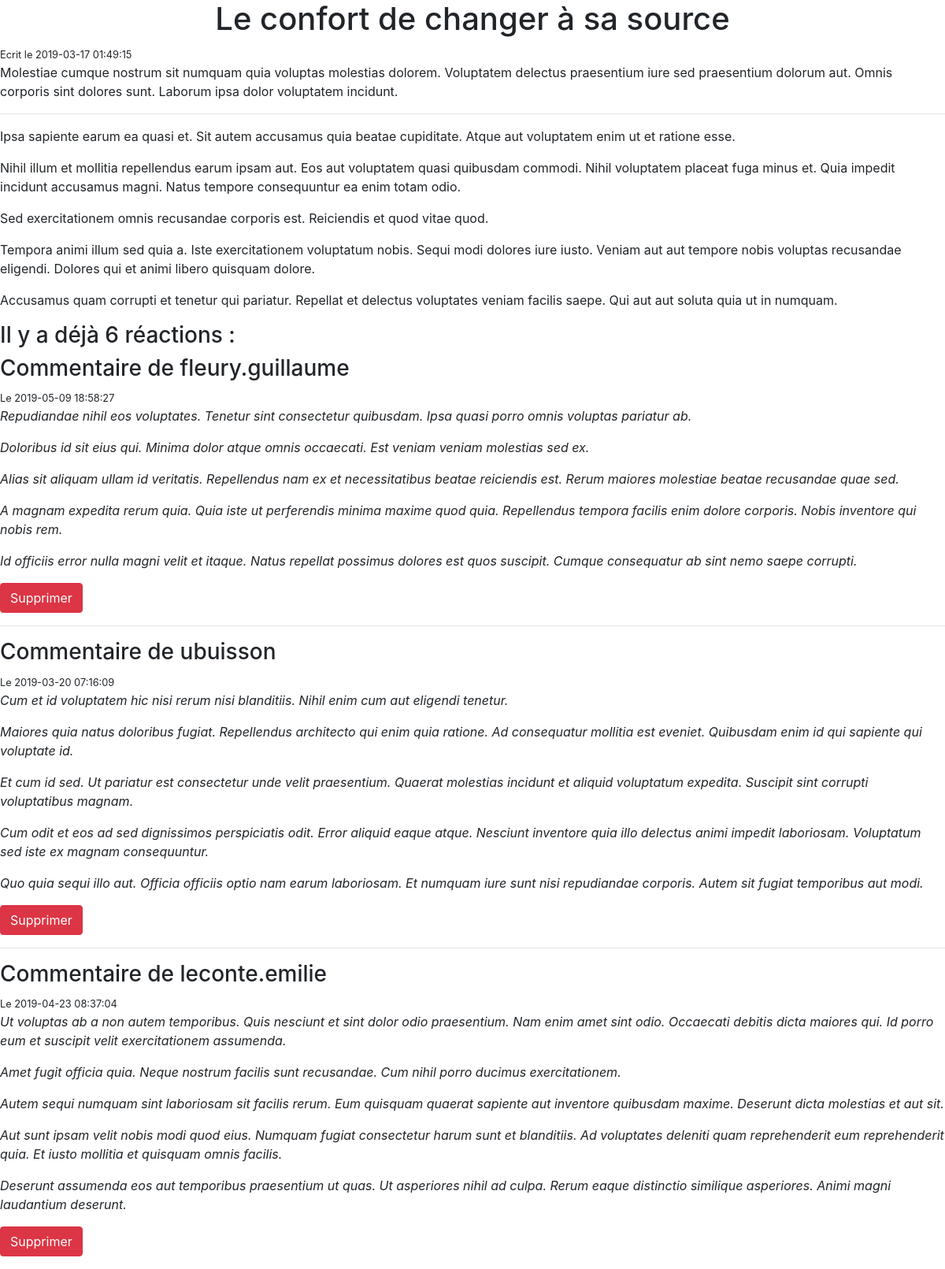
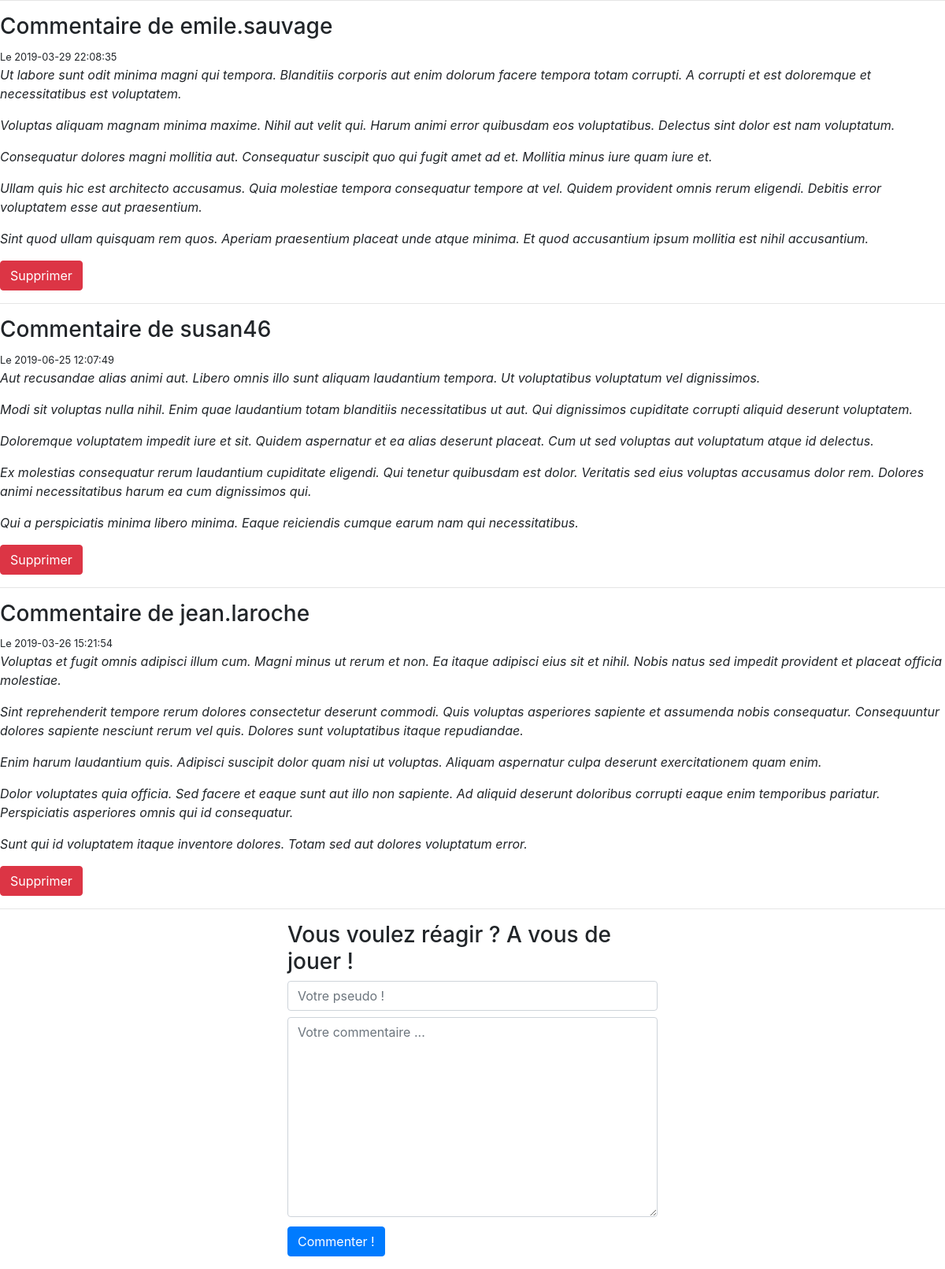
Screenshot of /models/details.php?id=127 with the database file from the repository (2 pictures, top to bottom).
### tables this page shows
CREATE TABLE IF NOT EXISTS `articles` (
  `id` int NOT NULL AUTO_INCREMENT,
  `title` varchar(255) NOT NULL,
  `slug` varchar(255) NOT NULL,
  `introduction` text NOT NULL,
  `content` text NOT NULL,
  `created_at` datetime NOT NULL,
  PRIMARY KEY (`id`)
);

CREATE TABLE IF NOT EXISTS `comments` (
  `id` int NOT NULL AUTO_INCREMENT,
  `author` varchar(255) NOT NULL,
  `content` text NOT NULL,
  `created_at` datetime NOT NULL,
  `article_id` int NOT NULL,
  PRIMARY KEY (`id`),
  KEY `FK_ARTICLES` (`article_id`)
);

### models/details.php (called while the page is built, shortened)
<?php
if(isset($_GET['id']) && !empty($_GET['id'])){
    $id = htmlspecialchars($_GET['id']);
} else {
    header('Location: ../../index.php');
}
$pdo = getPdo();
$query = $pdo->prepare('SELECT * FROM articles WHERE id = :id');
$query->bindParam(':id', $id, PDO::PARAM_INT);
$query->execute();
$article = $query->fetch();
$sql = $pdo->prepare('SELECT * FROM comments WHERE article_id = :id');
$sql->bindParam(':id', $id, PDO::PARAM_INT);
$sql->execute();
$commentaires = $sql->fetchAll();
require ('../views/articles/show.php');
require '../views/layout.php';

### views/articles/show.php (the view, shortened to what this page needs)
<h1 class="text-center"><?= $article['title'] ?></h1>
<small>Ecrit le <?= $article['created_at'] ?></small>
<p><?= $article['introduction'] ?></p>
<hr>
<?= $article['content'] ?>
<?php if (count($commentaires) === 0) : ?>
    <h2>Il n'y a pas encore de commentaires pour cet article ... SOYEZ LE PREMIER ! :D</h2>
<?php else : ?>
    <h3>Il y a déjà <?= count($commentaires) ?> réactions : </h3>
    <?php foreach ($commentaires as $commentaire) : ?>
        <h3>Commentaire de <?= $commentaire['author'] ?></h3>
        <small>Le <?= $commentaire['created_at'] ?></small>
        <blockquote>
            <em><?= $commentaire['content'] ?></em>
        </blockquote>
        <a class="btn btn-danger" href="../../models/deleteComment.php?id=<?= $commentaire['id'] ?>" onclick="return window.confirm(`Êtes vous sûr de vouloir supprimer ce commentaire ?!`)">Supprimer</a>
        <hr>
    <?php endforeach ?>
<?php endif ?>
<div class="col-md-5 mx-auto">
    <form class="form-group" action="../../models/saveComment.php" method="POST">
        <h3>Vous voulez réagir ? A vous de jouer !</h3>
        <input class="form-control mb-2"  name="author" required placeholder="Votre pseudo !">
        <textarea class="form-control mb-2" name="content" required id="" cols="30" rows="10" placeholder="Votre commentaire ..."></textarea>
        <button class="btn btn-primary mt-1">Commenter !</button>
    </form>
</div>

### rows the page displays
articles: title "Le confort de changer à sa source", created_at "2019-03-17 01:49:15", introduction "Molestiae cumque nostrum sit numquam quia voluptas molestias dolorem. Voluptatem delectus praesentium iure sed praesentium dolorum aut. Omnis corporis sint dolores sunt. Laborum ipsa dolor voluptatem incidunt.", content "Ipsa sapiente earum ea quasi et. Sit autem accusamus quia beatae cupiditate. Atque aut voluptatem enim ut et ratione esse. Nihil illum et mollitia repellendus earum ipsam aut. Eos aut voluptatem quasi quibusdam commodi. Nihil voluptatem placeat fuga minus et. Quia impedit incidunt accusamus magni. Natus tempore consequuntur ea enim totam odio. Sed exercitationem omnis recusandae corporis est. Reiciendis et quod vitae quod. Tempora animi illum sed quia a. Iste exercitationem voluptatum nobis. Sequi modi dolores iure iusto. Veniam aut aut tempore nobis voluptas recusandae eligendi. Dolores qui et animi libero quisquam dolore. Accusamus quam corrupti et tenetur qui pariatur. Repellat et…"
comments: author "fleury.guillaume", created_at "2019-05-09 18:58:27", content "Repudiandae nihil eos voluptates. Tenetur sint consectetur quibusdam. Ipsa quasi porro omnis voluptas pariatur ab. Doloribus id sit eius qui. Minima dolor atque omnis occaecati. Est veniam veniam molestias sed ex. Alias sit aliquam ullam id veritatis. Repellendus nam ex et necessitatibus beatae reiciendis est. Rerum maiores molestiae beatae recusandae quae sed. A magnam expedita rerum quia. Quia iste ut perferendis minima maxime quod quia. Repellendus tempora facilis enim dolore corporis. Nobis inventore qui nobis rem. Id officiis error nulla magni velit et itaque. Natus repellat possimus dolores est quos suscipit. Cumque consequatur ab sint nemo saepe corrupti."
comments: author "ubuisson", created_at "2019-03-20 07:16:09", content "Cum et id voluptatem hic nisi rerum nisi blanditiis. Nihil enim cum aut eligendi tenetur. Maiores quia natus doloribus fugiat. Repellendus architecto qui enim quia ratione. Ad consequatur mollitia est eveniet. Quibusdam enim id qui sapiente qui voluptate id. Et cum id sed. Ut pariatur est consectetur unde velit praesentium. Quaerat molestias incidunt et aliquid voluptatum expedita. Suscipit sint corrupti voluptatibus magnam. Cum odit et eos ad sed dignissimos perspiciatis odit. Error aliquid eaque atque. Nesciunt inventore quia illo delectus animi impedit laboriosam. Voluptatum sed iste ex magnam consequuntur. Quo quia sequi illo aut. Officia officiis optio nam earum laboriosam. Et numquam…"
comments: author "leconte.emilie", created_at "2019-04-23 08:37:04", content "Ut voluptas ab a non autem temporibus. Quis nesciunt et sint dolor odio praesentium. Nam enim amet sint odio. Occaecati debitis dicta maiores qui. Id porro eum et suscipit velit exercitationem assumenda. Amet fugit officia quia. Neque nostrum facilis sunt recusandae. Cum nihil porro ducimus exercitationem. Autem sequi numquam sint laboriosam sit facilis rerum. Eum quisquam quaerat sapiente aut inventore quibusdam maxime. Deserunt dicta molestias et aut sit. Aut sunt ipsam velit nobis modi quod eius. Numquam fugiat consectetur harum sunt et blanditiis. Ad voluptates deleniti quam reprehenderit eum reprehenderit quia. Et iusto mollitia et quisquam omnis facilis. Deserunt assumenda eos aut…"
comments: author "emile.sauvage", created_at "2019-03-29 22:08:35", content "Ut labore sunt odit minima magni qui tempora. Blanditiis corporis aut enim dolorum facere tempora totam corrupti. A corrupti et est doloremque et necessitatibus est voluptatem. Voluptas aliquam magnam minima maxime. Nihil aut velit qui. Harum animi error quibusdam eos voluptatibus. Delectus sint dolor est nam voluptatum. Consequatur dolores magni mollitia aut. Consequatur suscipit quo qui fugit amet ad et. Mollitia minus iure quam iure et. Ullam quis hic est architecto accusamus. Quia molestiae tempora consequatur tempore at vel. Quidem provident omnis rerum eligendi. Debitis error voluptatem esse aut praesentium. Sint quod ullam quisquam rem quos. Aperiam praesentium placeat unde atque…"
comments: author "susan46", created_at "2019-06-25 12:07:49", content "Aut recusandae alias animi aut. Libero omnis illo sunt aliquam laudantium tempora. Ut voluptatibus voluptatum vel dignissimos. Modi sit voluptas nulla nihil. Enim quae laudantium totam blanditiis necessitatibus ut aut. Qui dignissimos cupiditate corrupti aliquid deserunt voluptatem. Doloremque voluptatem impedit iure et sit. Quidem aspernatur et ea alias deserunt placeat. Cum ut sed voluptas aut voluptatum atque id delectus. Ex molestias consequatur rerum laudantium cupiditate eligendi. Qui tenetur quibusdam est dolor. Veritatis sed eius voluptas accusamus dolor rem. Dolores animi necessitatibus harum ea cum dignissimos qui. Qui a perspiciatis minima libero minima. Eaque reiciendis cumque…"
comments: author "jean.laroche", created_at "2019-03-26 15:21:54", content "Voluptas et fugit omnis adipisci illum cum. Magni minus ut rerum et non. Ea itaque adipisci eius sit et nihil. Nobis natus sed impedit provident et placeat officia molestiae. Sint reprehenderit tempore rerum dolores consectetur deserunt commodi. Quis voluptas asperiores sapiente et assumenda nobis consequatur. Consequuntur dolores sapiente nesciunt rerum vel quis. Dolores sunt voluptatibus itaque repudiandae. Enim harum laudantium quis. Adipisci suscipit dolor quam nisi ut voluptas. Aliquam aspernatur culpa deserunt exercitationem quam enim. Dolor voluptates quia officia. Sed facere et eaque sunt aut illo non sapiente. Ad aliquid deserunt doloribus corrupti eaque enim temporibus pariatur.…"

### other values shown
count($commentaires) "6"
